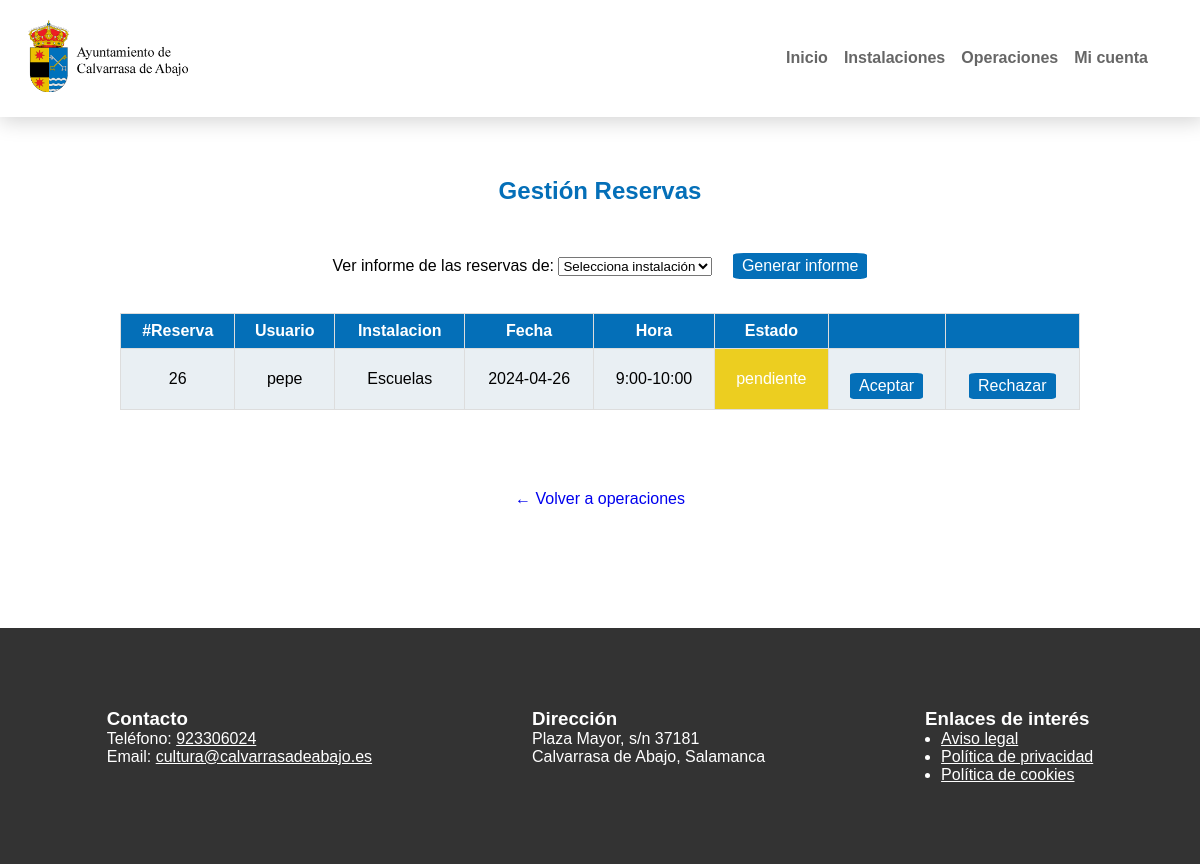
The app's page /index.php?ctl=gestionarReservas (signed in), older data.
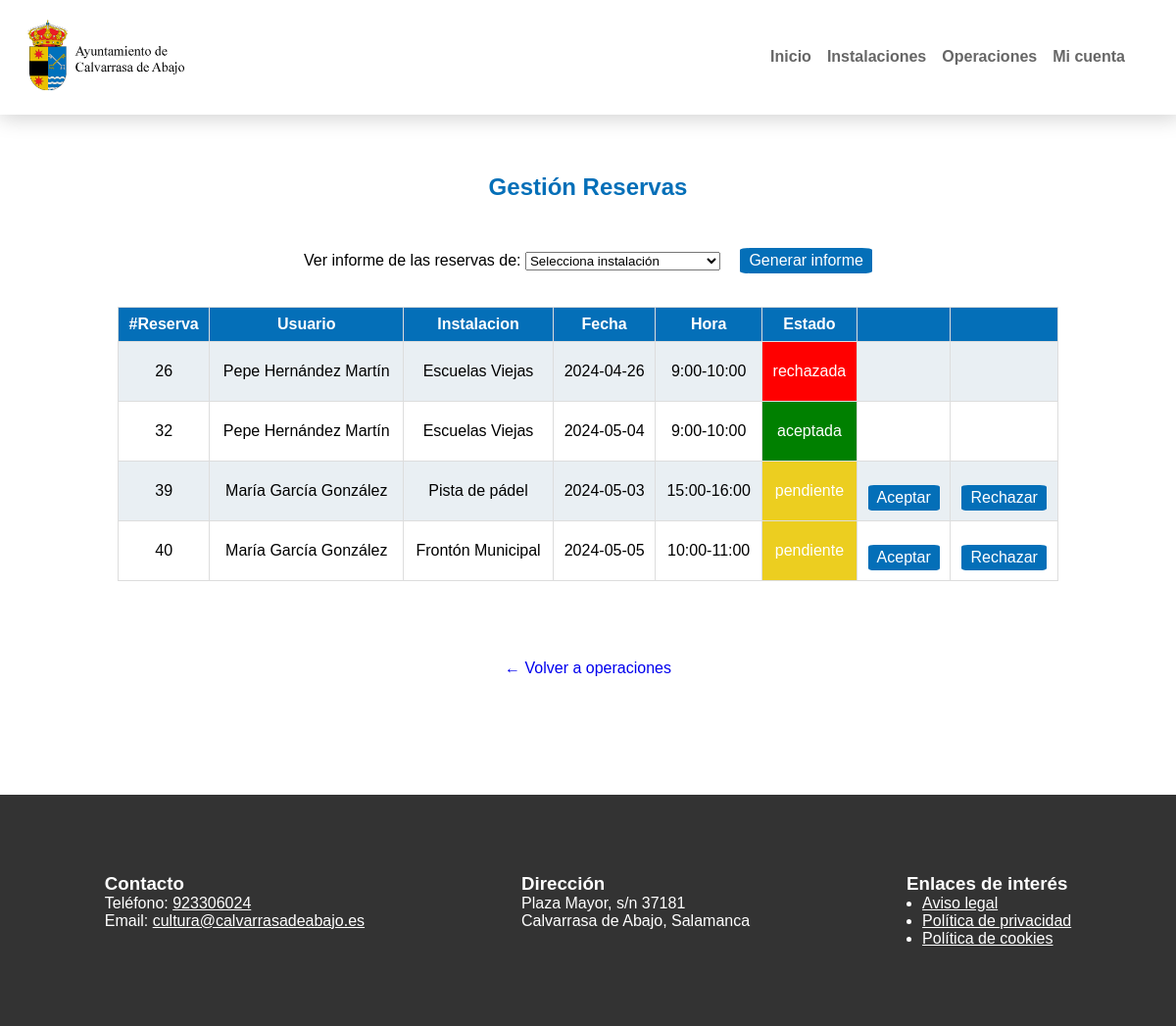
The same page, newer data.
### tables this page shows
CREATE TABLE `reservas` (
  `id_reserva` int(11) NOT NULL,
  `id_instalacion` int(11) NOT NULL,
  `id_usuario` int(11) NOT NULL,
  `id_intervalo` int(11) NOT NULL,
  `fecha` date NOT NULL,
  `estado` enum('pendiente','aceptada','rechazada') NOT NULL DEFAULT 'pendiente'
);

CREATE TABLE `usuarios` (
  `id` int(11) NOT NULL,
  `dni` varchar(10) NOT NULL,
  `nombre` varchar(50) NOT NULL,
  `email` varchar(50) NOT NULL,
  `alias` varchar(20) NOT NULL,
  `clave` varchar(200) NOT NULL,
  `perfil` enum('usuario','administrador') NOT NULL DEFAULT 'usuario'
);

CREATE TABLE `instalaciones` (
  `id` int(11) NOT NULL,
  `nombre` varchar(50) NOT NULL,
  `direccion` varchar(100) NOT NULL,
  `horario` varchar(15) NOT NULL,
  `imagen` varchar(255) DEFAULT NULL
);

CREATE TABLE `intervalos` (
  `id` int(11) NOT NULL,
  `horas` varchar(50) NOT NULL
);

### controlador/ControladorReservas.php (called while the page is built, shortened)
<?php
    class ControladorReservas{
        public function gestionarReservas(){
            $reservas=new Reservas();
            $datos=$reservas->verReservas();
            include_once ('vista/vista_gestionarReservas.php');
        }
    }

### index.php (called while the page is built)
<?php
    include ("controlador/controladorFrontal.php")
?>

### modelo/Conectar.php (called while the page is built)
<?php
class Conectar{
    public static function conexion(){
        try {
            $conexion = new PDO('mysql:host=' . Config::$host. ';dbname=' . Config::$database . ';port=' . Config::$port . ';charset=' . Config::$charset, Config::$username, Config::$password);
            $conexion->setAttribute(PDO::ATTR_ERRMODE, PDO::ERRMODE_EXCEPTION);
        } catch (PDOException $e) {
            exit("<h1><br>Fichero: " . $e->getFile() . "<br>Línea: " . $e->getLine() . "<br>Error: " . $e->getMessage() . "</h1>");
        }
        return $conexion;
    }
}
?>

### modelo/Reservas.php (called while the page is built, shortened)
<?php
class Reservas{
    public function verReservas(){
        try{
            $sql = "SELECT reservas.id_reserva as idReserva, instalaciones.nombre as instalacion, intervalos.horas as horas, fecha, usuarios.nombre as usuario, estado FROM reservas, instalaciones, intervalos, usuarios where id_instalacion=instalaciones.id and id_intervalo=intervalos.id and id_usuario=usuarios.id ORDER BY idReserva ASC" ;
            $consulta = Conectar::conexion()->prepare($sql);
            $reservaUsuario = $consulta->execute();
            $reservaUsuario = $consulta->fetchAll(PDO::FETCH_ASSOC);
            return $reservaUsuario;
        }catch (PDOException $e) {
            exit("<h1><br>Fichero: " . $e->getFile() . "<br>Línea: " . $e->getLine() . "<br>Error: " . $e->getMessage() . "</h1>");
        }
    }
}
?>

### vista/vista_gestionarReservas.php (the view, shortened to what this page needs)
<h2>Gestión Reservas</h2>
<?php if(count($datos) < 1){ ?>
        <p>No existe ninguna reserva</p>
    <?php }else { ?>
        <form action="index.php?ctl=generarInforme" method="post" id="formInf">
        <label >Ver informe de las reservas de:</label>
        <select name="seleInst" id="seleInst">
            <option>Selecciona instalación</option>
        </select>
        <button type="submit" class="botonP" id="informe" name="informe" value="" >Generar informe</button>
        </form>
  <table id="reservasUsuario">
    <th>#Reserva</th>
    <th>Usuario</th>
    <th>Instalacion</th>
    <th>Fecha</th>
    <th>Hora</th>
    <th>Estado</th>
    <th></th>
    <th></th>
    <?php foreach($datos as $indice=>$contenido){?>
    <tr>
        <td><?= $datos[$indice]["idReserva"]?></td>
        <td><?= $datos[$indice]["usuario"]?></td>
        <td><?= $datos[$indice]["instalacion"]?></td>
        <td><?= $datos[$indice]["fecha"]?></td>
        <td><?= $datos[$indice]["horas"]?></td>
        <td class="estado"><?= $datos[$indice]["estado"]?></td>
        <?php if($datos[$indice]["estado"]=="pendiente"){ ?>
        <form action="index.php?ctl=gestionarReservas" method="post" id="formEstado">
            <td><button type="submit" class="botonG" id="aceptarR" name="aceptarR" value="<?=$datos[$indice]["idReserva"]?>">Aceptar</button></td>
            <td><button type="submit" class="botonE" id="rechazarR" name="rechazarR" value="<?=$datos[$indice]["idReserva"]?>">Rechazar</button></td>
        </form>
        <?php }else{ ?>
            <td><button type="submit" class="botonG esconderBoton" id="aceptarR" name="aceptarR" value="">Aceptar</button></td>
            <td><button type="submit" class="botonE esconderBoton" id="rechazarR" name="rechazarR" value="">Rechazar</button></td>
        <?php } ?>
    </tr>
    <?php }?>
</table>
<?php } ?>
<a class="enlaceP" href="index.php?ctl=operaciones"> &larr; Volver a operaciones</a>
<?php include 'estructura.php' ;?>

Row changes from the older to the newer data that the page shows:
changed reservas id 26: id_usuario.nombre "pepe" → "Pepe Hernández Martín"; id_instalacion.nombre "Escuelas" → "Escuelas Viejas"; estado "pendiente" → "rechazada"; no longer shows "Aceptar Rechazar"
added reservas: id_reserva "32", id_usuario.nombre "Pepe Hernández Martín", id_instalacion.nombre "Escuelas Viejas", fecha "2024-05-04", id_intervalo.horas "9:00-10:00", estado "aceptada"
added reservas: id_reserva "39", id_usuario.nombre "María García González", id_instalacion.nombre "Pista de pádel", fecha "2024-05-03", id_intervalo.horas "15:00-16:00", estado "pendiente"
added reservas: id_reserva "40", id_usuario.nombre "María García González", id_instalacion.nombre "Frontón Municipal", fecha "2024-05-05", id_intervalo.horas "10:00-11:00", estado "pendiente"
